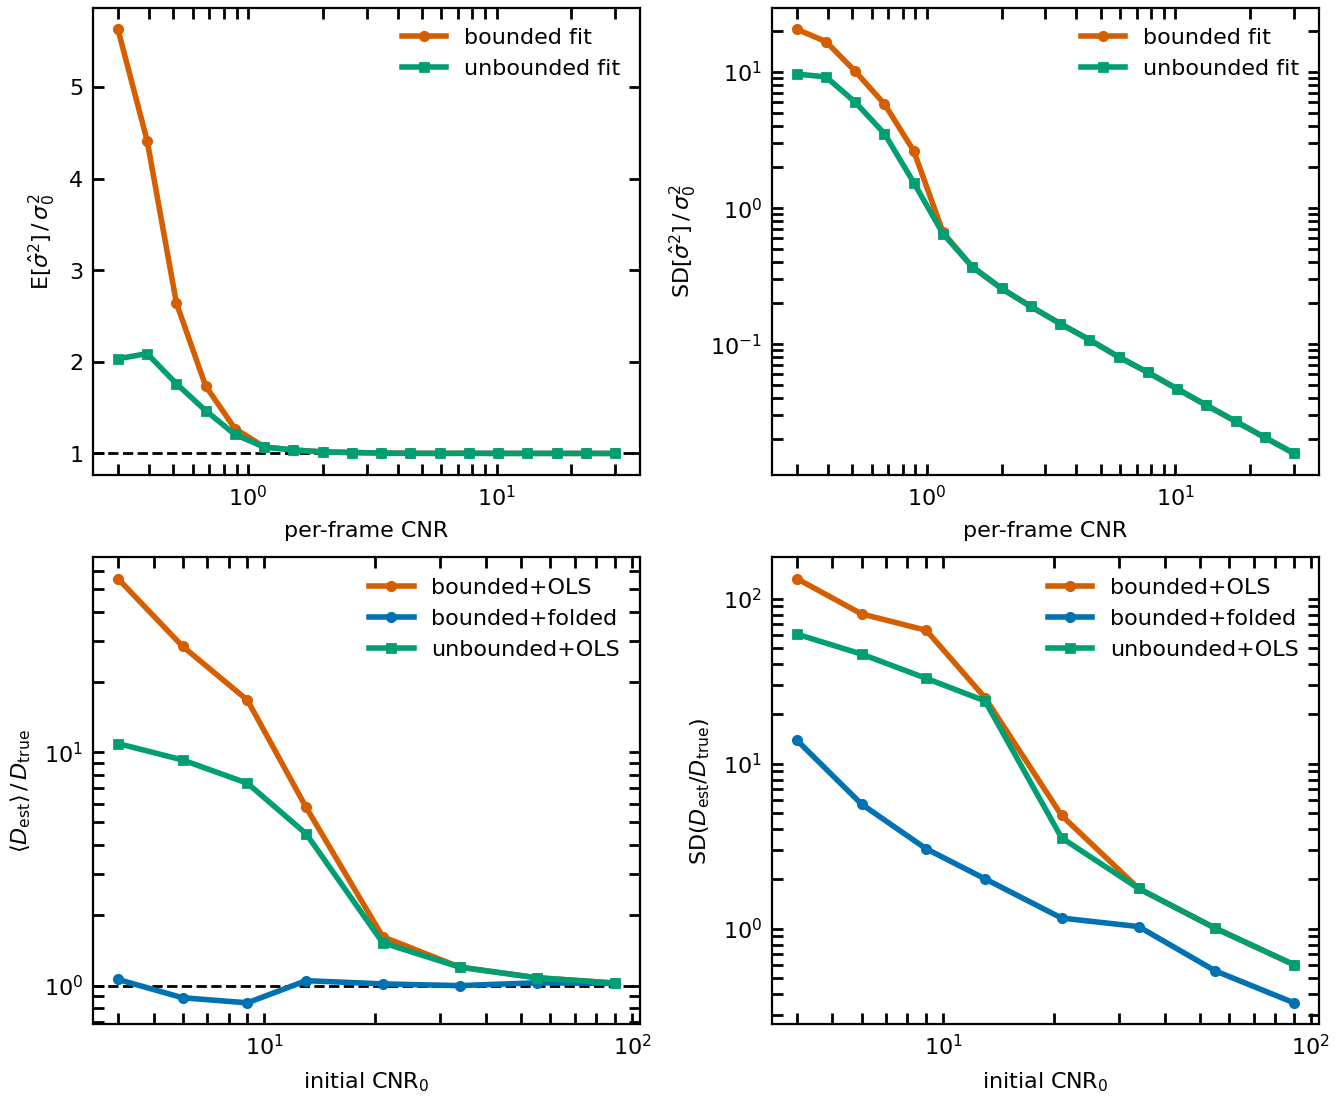

Reproduce this figure in Python.
"""Head-to-head: the folded-normal correction vs an unbounded width fit.

The expert panel's open question: is the correction even needed? An estimator
that admits negative variance has no wall at zero to fold against, so it should
be unbiased without any correction -- at some cost in variance. This script
quantifies that trade-off against the derived correction, on identical data.

The unbounded comparator (:class:`UnboundedGaussianModel`) is the *same*
shape-matched Gaussian, fitted in the precision parameter ``b = 1 / sigma^2``
so the fitted variance ``1 / b`` can take any sign and the wall at zero is
genuinely gone (a variance parameterisation cannot do this -- ``sigma^2 = 0``
is an uncrossable singularity). It is the sharpest possible challenger because,
being shape-matched, it is near-CRLB efficient -- unlike the shape-general
unbounded route (the moment estimator), which is carried here as the
catastrophic reference and is the only unbounded option for the Voigt /
generalized-Gaussian shapes (a signed precision has no clean meaning for their
scale parameter, so the parametric unbounded fit is Gaussian-specific).

Two levels:

* **Per-frame (the mechanism).** Isolated single profiles at sigma^2 = sigma_0^2
  across a sweep of per-frame CNR (no diffusion, no decay). Reports the mean
  fitted variance (bias) and its SD (precision) for the bounded and unbounded
  fits.
* **D-level (the deliverable).** A full diffusion experiment across a CNR_0
  sweep. Reports <D>/D_true (bias) and SD(D/D_true) (precision) for the bounded
  fit + OLS (naive), the bounded fit + folded-normal (the method), the
  unbounded fit + OLS (no correction), and the moment estimator + OLS.

All variances in sigma_0^2; D ratios are dimensionless.

Set ``WEIGHTING_WALL_WORKERS=0`` to use all cores.

Usage::

    .venv/Scripts/python.exe scripts/unbounded_fit_comparison.py
"""
from __future__ import annotations

import os
import sys
import time

import numpy as np

sys.path.insert(0, os.path.join(os.path.dirname(__file__), "..", "..", "src"))

from weighting_wall import (Experiment, GaussianModel, MomentModel,  # noqa: E402
                            UnboundedGaussianModel, calibrate_d_free, evaluate,
                            run_ensemble)
from weighting_wall.fit import fit_D  # noqa: E402
from weighting_wall.weights import msd_and_weights  # noqa: E402

# --- Per-frame (isolated single-profile) sweep -----------------------------
PF_CNR_GRID = np.logspace(np.log10(0.3), np.log10(30.0), 18)
PF_N_RUNS = 15_000

# --- D-level sweep ---------------------------------------------------------
EXP = Experiment(sigma0=1.0, D=0.02, tau=1.0, n_frames=12, t_max=3.0)
D_CNR0_GRID = np.array([4.0, 6.0, 9.0, 13.0, 21.0, 34.0, 55.0, 90.0])
D_N_RUNS = 2500

# Calibration for the folded-normal correction (D-free, standard geometry).
CAL_CNR0_GRID = np.logspace(np.log10(2.0), np.log10(100.0), 50)
CAL_N_RUNS = 1500


# --- Per-frame statistics --------------------------------------------------
def isolated_stats(cnr: float, model, n_runs: int, seed: int):
    """Mean, SD, negative-fraction and NaN-fraction of the fitted variance for
    isolated profiles at sigma^2 = sigma_0^2 and per-frame CNR ``cnr``.

    A no-decay (large tau), no-diffusion (D=0) experiment puts every frame at
    the same per-frame CNR, so one ``run_ensemble`` column is a clean isolated
    single-profile sample -- and it inherits the parallel machinery.
    """
    exp = Experiment(sigma0=1.0, D=0.0, tau=1.0e9, n_frames=2, t_max=1.0)
    ens = run_ensemble(exp, float(cnr), n_runs=n_runs, seed=seed, model=model)
    v = ens.variance[:, 0]
    finite = np.isfinite(v)
    vf = v[finite]
    nan_frac = float(np.mean(~finite))
    if vf.size < 2:
        return np.nan, np.nan, np.nan, nan_frac
    neg_frac = float(np.mean(vf < 0.0))
    return float(vf.mean()), float(vf.std(ddof=1)), neg_frac, nan_frac


def per_frame_sweep():
    print("Per-frame mechanism: isolated profiles at sigma^2 = 1 sigma_0^2")
    print(f"  {PF_N_RUNS} fits per CNR cell\n")
    header = (f"  {'CNR':>7}{'bnd mean':>10}{'bnd SD':>9}"
              f"{'unb mean':>10}{'unb SD':>9}{'unb neg':>9}{'unb NaN':>9}")
    print(header)
    rows = []
    for i, cnr in enumerate(PF_CNR_GRID):
        bm, bsd, _, _ = isolated_stats(cnr, GaussianModel(), PF_N_RUNS,
                                       seed=7000 + i)
        um, usd, uneg, unan = isolated_stats(cnr, UnboundedGaussianModel(),
                                             PF_N_RUNS, seed=7000 + i)
        rows.append((cnr, bm, bsd, um, usd, uneg, unan))
        print(f"  {cnr:7.2f}{bm:10.4f}{bsd:9.4f}{um:10.4f}{usd:9.4f}"
              f"{uneg:9.4f}{unan:9.4f}", flush=True)
    return rows


# --- D-level statistics ----------------------------------------------------
def d_ols(exp: Experiment, grid: np.ndarray, profile_model, n_runs: int,
          seed: int):
    """<D>/D_true, its median, and SD under OLS for one profile model.

    OLS needs no truncation model (it neither corrects points nor reweights),
    so this isolates the estimator's own bias and precision.
    """
    grid = np.asarray(grid, float)
    mean = np.full(grid.size, np.nan)
    median = np.full(grid.size, np.nan)
    spread = np.full(grid.size, np.nan)
    for i, cnr0 in enumerate(grid):
        ens = run_ensemble(exp, float(cnr0), n_runs=n_runs, seed=seed + i,
                           model=profile_model)
        ratios = []
        for r in range(ens.n_runs):
            msd, w = msd_and_weights("ols", ens.variance[r], ens.cnr_frame,
                                     None)
            d = fit_D(exp.times, msd, w)
            if d.ok and np.isfinite(d.D):
                ratios.append(d.D / exp.D)
        ratios = np.asarray(ratios, float)
        if ratios.size:
            mean[i] = ratios.mean()
            median[i] = np.median(ratios)
            spread[i] = ratios.std()
    return mean, median, spread


def d_level_sweep():
    print("\nD-level head-to-head: full diffusion experiment")
    print(f"  D = {EXP.D} sigma_0^2/tau (L_D/FWHM_0 ~ 0.085), "
          f"{D_N_RUNS} runs/CNR_0\n")

    print(f"  Building D-free folded-normal calibration "
          f"({CAL_CNR0_GRID.size} CNR_0, {CAL_N_RUNS} runs/cell)...", flush=True)
    t0 = time.time()
    trunc = calibrate_d_free(CAL_CNR0_GRID, n_runs=CAL_N_RUNS, seed=1,
                             model=GaussianModel())
    print(f"  Calibration done [{time.time() - t0:.0f}s]", flush=True)

    # Bounded fit: OLS (naive) and folded-normal (the method), from one sweep.
    print("  Bounded Gaussian fit (OLS + folded-normal)...", flush=True)
    bounded = evaluate(EXP, D_CNR0_GRID, trunc, n_runs=D_N_RUNS, seed=20000,
                       profile_model=GaussianModel())
    print("  Unbounded Gaussian fit (OLS)...", flush=True)
    unb_mean, unb_med, unb_sd = d_ols(EXP, D_CNR0_GRID,
                                      UnboundedGaussianModel(), D_N_RUNS,
                                      seed=20000)
    print("  Moment estimator (OLS)...", flush=True)
    mom_mean, mom_med, mom_sd = d_ols(EXP, D_CNR0_GRID, MomentModel(),
                                      D_N_RUNS, seed=20000)

    series = {
        "bounded+OLS":    (bounded["ols"].mean_bias, bounded["ols"].spread),
        "bounded+folded": (bounded["folded_normal"].mean_bias,
                           bounded["folded_normal"].spread),
        "unbounded+OLS":  (unb_mean, unb_sd),
        "moment+OLS":     (mom_mean, mom_sd),
    }

    print("\n  <D_est>/D_true   (1.000 = unbiased)")
    print("  CNR_0 " + "".join(f"{k:>16}" for k in series))
    for i, c0 in enumerate(D_CNR0_GRID):
        print(f"  {c0:5.0f} " + "".join(f"{series[k][0][i]:16.3f}"
                                        for k in series))
    print("\n  SD(D_est/D_true)   (precision; lower = tighter)")
    print("  CNR_0 " + "".join(f"{k:>16}" for k in series))
    for i, c0 in enumerate(D_CNR0_GRID):
        print(f"  {c0:5.0f} " + "".join(f"{series[k][1][i]:16.3f}"
                                        for k in series))
    return series


# --- Figure ----------------------------------------------------------------
SPAIN_CVD = {
    "red":    "#D55E00",
    "gold":   "#E69F00",
    "blue":   "#0072B2",
    "green":  "#009E73",
    "purple": "#CC79A7",
}
inch = 1 / 2.54


def make_figure(pf_rows, d_series):
    try:
        import matplotlib
        matplotlib.use("Agg")
        import matplotlib.pyplot as plt
    except ImportError:
        print("\n[matplotlib not installed -- skipping figure]")
        return

    fs = 8
    fig, axes = plt.subplots(2, 2, layout="constrained",
                             figsize=(17 * inch, 14 * inch))
    for ax in axes.flat:
        ax.tick_params(axis="both", which="both", direction="in",
                       top=True, right=True, labelsize=fs, length=4, width=1)
    fig.patch.set_facecolor("w")
    fig.patch.set_alpha(1)

    cnr = np.array([r[0] for r in pf_rows])
    bm = np.array([r[1] for r in pf_rows])
    bsd = np.array([r[2] for r in pf_rows])
    um = np.array([r[3] for r in pf_rows])
    usd = np.array([r[4] for r in pf_rows])

    # Panel A: per-frame bias (mean fitted variance vs CNR).
    axA = axes[0, 0]
    axA.axhline(1.0, ls="--", c="k", lw=1)
    axA.plot(cnr, bm, "-o", color=SPAIN_CVD["red"], lw=2, ms=3,
             label="bounded fit")
    axA.plot(cnr, um, "-s", color=SPAIN_CVD["green"], lw=2, ms=3,
             label="unbounded fit")
    axA.set_xscale("log")
    axA.set_xlabel("per-frame CNR", fontsize=fs)
    axA.set_ylabel(r"$\mathrm{E}[\hat{\sigma}^2]\,/\,\sigma_0^2$", fontsize=fs)
    axA.legend(frameon=False, fontsize=fs)

    # Panel B: per-frame precision (SD of fitted variance vs CNR).
    axB = axes[0, 1]
    axB.plot(cnr, bsd, "-o", color=SPAIN_CVD["red"], lw=2, ms=3,
             label="bounded fit")
    axB.plot(cnr, usd, "-s", color=SPAIN_CVD["green"], lw=2, ms=3,
             label="unbounded fit")
    axB.set_xscale("log")
    axB.set_yscale("log")
    axB.set_xlabel("per-frame CNR", fontsize=fs)
    axB.set_ylabel(r"$\mathrm{SD}[\hat{\sigma}^2]\,/\,\sigma_0^2$", fontsize=fs)
    axB.legend(frameon=False, fontsize=fs)

    cnr0 = D_CNR0_GRID
    # The moment estimator is omitted from the figure: its D is negative and
    # ~10^5 off scale (catastrophic), so on the shared log axes it cannot be
    # drawn and would squash the three width-fit curves. Its numbers are in the
    # printed table and the caption note instead (cf. moment_estimator_failure.py).
    d_style = {
        "bounded+OLS":    (SPAIN_CVD["red"], "-o"),
        "bounded+folded": (SPAIN_CVD["blue"], "-o"),
        "unbounded+OLS":  (SPAIN_CVD["green"], "-s"),
    }

    # Panel C: D bias vs CNR_0.
    axC = axes[1, 0]
    axC.axhline(1.0, ls="--", c="k", lw=1)
    for label, (color, ls) in d_style.items():
        axC.plot(cnr0, d_series[label][0], ls, color=color, lw=2, ms=3,
                 label=label)
    axC.set_xscale("log")
    axC.set_yscale("log")
    axC.set_xlabel(r"initial CNR$_0$", fontsize=fs)
    axC.set_ylabel(r"$\langle D_{\mathrm{est}}\rangle\,/\,D_{\mathrm{true}}$",
                   fontsize=fs)
    axC.legend(frameon=False, fontsize=fs)

    # Panel D: D precision vs CNR_0.
    axD = axes[1, 1]
    for label, (color, ls) in d_style.items():
        axD.plot(cnr0, d_series[label][1], ls, color=color, lw=2, ms=3,
                 label=label)
    axD.set_xscale("log")
    axD.set_yscale("log")
    axD.set_xlabel(r"initial CNR$_0$", fontsize=fs)
    axD.set_ylabel(r"$\mathrm{SD}(D_{\mathrm{est}}/D_{\mathrm{true}})$",
                   fontsize=fs)
    axD.legend(frameon=False, fontsize=fs)

    os.makedirs("output", exist_ok=True)
    out = os.path.join("output", "unbounded_fit_comparison.png")
    fig.savefig(out, dpi=200)
    plt.close(fig)
    print(f"\nFigure written to {out}")


def save_results(pf_rows, d_series):
    """Persist the computed arrays so the figure can be re-rendered (or restyled)
    without repeating the 60-minute Monte Carlo."""
    os.makedirs("output", exist_ok=True)
    out = os.path.join("output", "unbounded_fit_comparison.npz")
    payload = {"pf_rows": np.array(pf_rows, float), "cnr0": D_CNR0_GRID}
    for k, (bias, sd) in d_series.items():
        key = k.replace("+", "_")
        payload[f"{key}__bias"] = np.asarray(bias, float)
        payload[f"{key}__sd"] = np.asarray(sd, float)
    np.savez(out, **payload)
    print(f"Results saved to {out}")


def main() -> None:
    t0 = time.time()
    pf_rows = per_frame_sweep()
    d_series = d_level_sweep()
    save_results(pf_rows, d_series)
    make_figure(pf_rows, d_series)
    print(f"\n[total {(time.time() - t0) / 60:.1f} min]")


if __name__ == "__main__":
    main()
